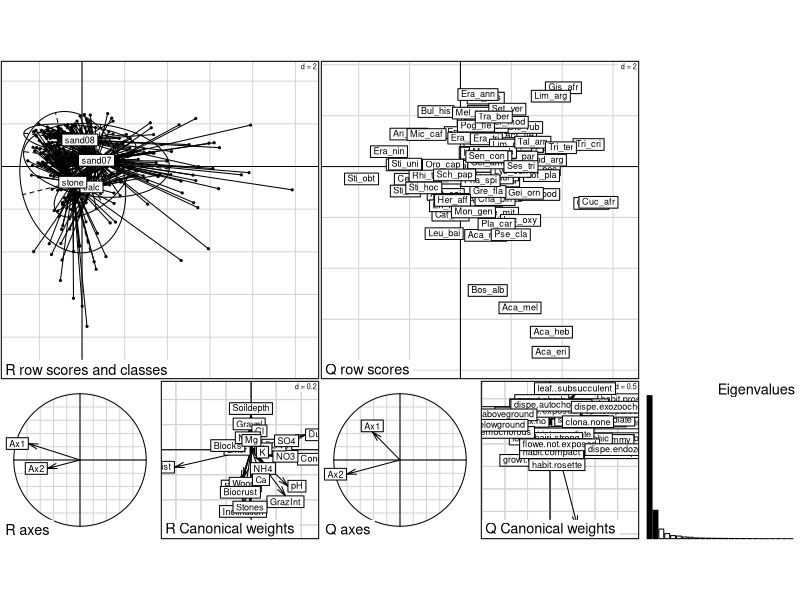

This chart was generated by the following R code:
library(ade4)


### Name: wca.rlq
### Title: Within-Class RLQ analysis
### Aliases: wca.rlq plot.witrlq print.witrlq
### Keywords: multivariate

### ** Examples

data(piosphere)
afcL <- dudi.coa(log(piosphere$veg + 1), scannf = FALSE)
acpR <- dudi.pca(piosphere$env, scannf = FALSE, row.w = afcL$lw)
acpQ <- dudi.hillsmith(piosphere$traits, scannf = FALSE, row.w = afcL$cw)
rlq1 <- rlq(acpR, afcL, acpQ, scannf = FALSE)

wrlq1 <- wca(rlq1, fac = piosphere$habitat, scannf = FALSE)
wrlq1
plot(wrlq1)
